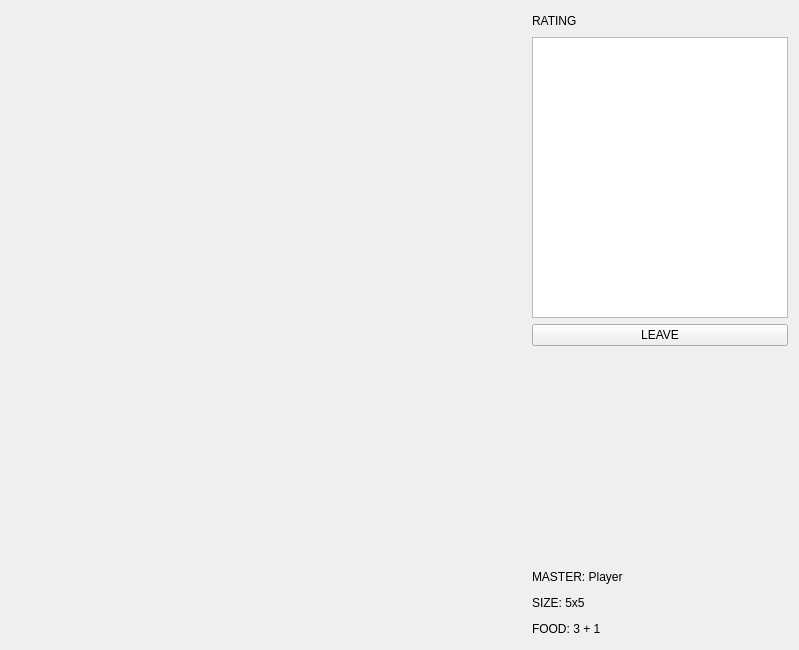
<?xml version="1.0" encoding="UTF-8"?>
<ui version="4.0">
 <class>Form</class>
 <widget class="QWidget" name="Form">
  <property name="geometry">
   <rect>
    <x>0</x>
    <y>0</y>
    <width>799</width>
    <height>650</height>
   </rect>
  </property>
  <property name="windowTitle">
   <string>Form</string>
  </property>
  <layout class="QGridLayout" name="gridLayout_2">
   <item row="0" column="0">
    <layout class="QGridLayout" name="gridLayout">
     <item row="1" column="3" rowspan="4" colspan="2">
      <widget class="QListWidget" name="ratingList">
       <property name="focusPolicy">
        <enum>Qt::NoFocus</enum>
       </property>
       <property name="contextMenuPolicy">
        <enum>Qt::NoContextMenu</enum>
       </property>
       <property name="verticalScrollBarPolicy">
        <enum>Qt::ScrollBarAlwaysOff</enum>
       </property>
       <property name="horizontalScrollBarPolicy">
        <enum>Qt::ScrollBarAlwaysOff</enum>
       </property>
       <property name="editTriggers">
        <set>QAbstractItemView::NoEditTriggers</set>
       </property>
       <property name="showDropIndicator" stdset="0">
        <bool>false</bool>
       </property>
       <property name="sortingEnabled">
        <bool>false</bool>
       </property>
      </widget>
     </item>
     <item row="0" column="0" rowspan="12">
      <widget class="QWidget" name="artWidget" native="true">
       <property name="sizePolicy">
        <sizepolicy hsizetype="Preferred" vsizetype="Preferred">
         <horstretch>100</horstretch>
         <verstretch>100</verstretch>
        </sizepolicy>
       </property>
      </widget>
     </item>
     <item row="6" column="3" rowspan="3" colspan="2">
      <spacer name="verticalSpacer">
       <property name="orientation">
        <enum>Qt::Vertical</enum>
       </property>
       <property name="sizeHint" stdset="0">
        <size>
         <width>20</width>
         <height>20</height>
        </size>
       </property>
      </spacer>
     </item>
     <item row="0" column="3" colspan="2">
      <widget class="QLabel" name="label">
       <property name="maximumSize">
        <size>
         <width>16777215</width>
         <height>20</height>
        </size>
       </property>
       <property name="text">
        <string>RATING</string>
       </property>
      </widget>
     </item>
     <item row="9" column="3" colspan="2">
      <widget class="QLabel" name="masterLabel">
       <property name="maximumSize">
        <size>
         <width>16777215</width>
         <height>20</height>
        </size>
       </property>
       <property name="text">
        <string>MASTER: Player</string>
       </property>
      </widget>
     </item>
     <item row="0" column="1" rowspan="12">
      <spacer name="horizontalSpacer">
       <property name="orientation">
        <enum>Qt::Horizontal</enum>
       </property>
       <property name="sizeType">
        <enum>QSizePolicy::Fixed</enum>
       </property>
       <property name="sizeHint" stdset="0">
        <size>
         <width>13</width>
         <height>20</height>
        </size>
       </property>
      </spacer>
     </item>
     <item row="11" column="3" colspan="2">
      <widget class="QLabel" name="foodLabel">
       <property name="maximumSize">
        <size>
         <width>16777215</width>
         <height>20</height>
        </size>
       </property>
       <property name="text">
        <string>FOOD: 3 + 1</string>
       </property>
      </widget>
     </item>
     <item row="10" column="3" colspan="2">
      <widget class="QLabel" name="sizeLabel">
       <property name="maximumSize">
        <size>
         <width>16777215</width>
         <height>20</height>
        </size>
       </property>
       <property name="text">
        <string>SIZE: 5x5</string>
       </property>
      </widget>
     </item>
     <item row="5" column="3" colspan="2">
      <widget class="QPushButton" name="leaveButton">
       <property name="focusPolicy">
        <enum>Qt::NoFocus</enum>
       </property>
       <property name="contextMenuPolicy">
        <enum>Qt::NoContextMenu</enum>
       </property>
       <property name="text">
        <string>LEAVE</string>
       </property>
       <property name="autoDefault">
        <bool>false</bool>
       </property>
       <property name="default">
        <bool>false</bool>
       </property>
       <property name="flat">
        <bool>false</bool>
       </property>
      </widget>
     </item>
    </layout>
   </item>
  </layout>
 </widget>
 <resources/>
 <connections/>
</ui>
